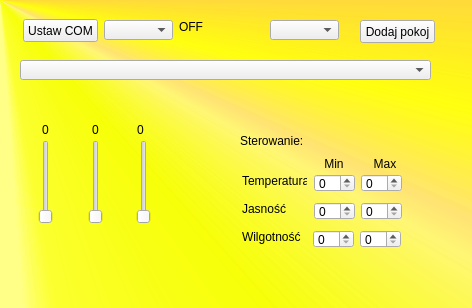
<?xml version="1.0" encoding="UTF-8"?>
<ui version="4.0">
 <class>MainWindow</class>
 <widget class="QMainWindow" name="MainWindow">
  <property name="enabled">
   <bool>true</bool>
  </property>
  <property name="geometry">
   <rect>
    <x>0</x>
    <y>0</y>
    <width>472</width>
    <height>308</height>
   </rect>
  </property>
  <property name="windowTitle">
   <string>MainWindow</string>
  </property>
  <property name="styleSheet">
   <string notr="true">#MainWindow{
background: qconicalgradient(cx:0, cy:0, angle:137.7, stop:0 rgba(230, 255, 0, 86), stop:0.375 rgba(255, 255, 0, 69), stop:0.386364 rgba(251, 255, 0, 145), stop:0.45 rgba(247, 255, 0, 208), stop:0.505682 rgba(255, 244, 71, 130), stop:0.518717 rgba(255, 218, 71, 130), stop:0.5625 rgba(255, 255, 0, 192), stop:0.619318 rgba(255, 203, 0, 130), stop:0.625 rgba(255, 255, 0, 69), stop:1 rgba(255, 255, 0, 69));
}</string>
  </property>
  <widget class="QWidget" name="centralWidget">
   <widget class="QComboBox" name="comboBox">
    <property name="geometry">
     <rect>
      <x>20</x>
      <y>60</y>
      <width>411</width>
      <height>20</height>
     </rect>
    </property>
   </widget>
   <widget class="QLabel" name="label_6">
    <property name="geometry">
     <rect>
      <x>242</x>
      <y>229</y>
      <width>64</width>
      <height>16</height>
     </rect>
    </property>
    <property name="styleSheet">
     <string notr="true">font: 63 italic 9pt &quot;Lato Semibold&quot;;</string>
    </property>
    <property name="text">
     <string>Wilgotność    </string>
    </property>
   </widget>
   <widget class="QSpinBox" name="spinBox_5">
    <property name="geometry">
     <rect>
      <x>313</x>
      <y>230</y>
      <width>41</width>
      <height>18</height>
     </rect>
    </property>
    <property name="maximum">
     <number>255</number>
    </property>
   </widget>
   <widget class="QSpinBox" name="spinBox_6">
    <property name="geometry">
     <rect>
      <x>360</x>
      <y>230</y>
      <width>41</width>
      <height>18</height>
     </rect>
    </property>
    <property name="maximum">
     <number>255</number>
    </property>
   </widget>
   <widget class="QLabel" name="label_5">
    <property name="geometry">
     <rect>
      <x>242</x>
      <y>201</y>
      <width>65</width>
      <height>16</height>
     </rect>
    </property>
    <property name="styleSheet">
     <string notr="true">font: 63 italic 9pt &quot;Lato Semibold&quot;;</string>
    </property>
    <property name="text">
     <string>Jasność         </string>
    </property>
   </widget>
   <widget class="QSpinBox" name="spinBox_3">
    <property name="geometry">
     <rect>
      <x>314</x>
      <y>202</y>
      <width>41</width>
      <height>18</height>
     </rect>
    </property>
    <property name="maximum">
     <number>255</number>
    </property>
   </widget>
   <widget class="QSpinBox" name="spinBox_4">
    <property name="geometry">
     <rect>
      <x>361</x>
      <y>202</y>
      <width>41</width>
      <height>18</height>
     </rect>
    </property>
    <property name="maximum">
     <number>255</number>
    </property>
   </widget>
   <widget class="QLabel" name="label_9">
    <property name="geometry">
     <rect>
      <x>130</x>
      <y>120</y>
      <width>21</width>
      <height>20</height>
     </rect>
    </property>
    <property name="text">
     <string>0</string>
    </property>
    <property name="alignment">
     <set>Qt::AlignCenter</set>
    </property>
   </widget>
   <widget class="QSlider" name="verticalSlider_3">
    <property name="enabled">
     <bool>false</bool>
    </property>
    <property name="geometry">
     <rect>
      <x>128</x>
      <y>140</y>
      <width>31</width>
      <height>84</height>
     </rect>
    </property>
    <property name="maximum">
     <number>255</number>
    </property>
    <property name="orientation">
     <enum>Qt::Vertical</enum>
    </property>
   </widget>
   <widget class="QLabel" name="label_8">
    <property name="geometry">
     <rect>
      <x>85</x>
      <y>120</y>
      <width>21</width>
      <height>20</height>
     </rect>
    </property>
    <property name="text">
     <string>0</string>
    </property>
    <property name="alignment">
     <set>Qt::AlignCenter</set>
    </property>
   </widget>
   <widget class="QSlider" name="verticalSlider_2">
    <property name="enabled">
     <bool>false</bool>
    </property>
    <property name="geometry">
     <rect>
      <x>80</x>
      <y>140</y>
      <width>31</width>
      <height>84</height>
     </rect>
    </property>
    <property name="maximum">
     <number>255</number>
    </property>
    <property name="orientation">
     <enum>Qt::Vertical</enum>
    </property>
   </widget>
   <widget class="QLabel" name="label_4">
    <property name="geometry">
     <rect>
      <x>242</x>
      <y>173</y>
      <width>65</width>
      <height>16</height>
     </rect>
    </property>
    <property name="styleSheet">
     <string notr="true">font: 63 italic 9pt &quot;Lato Semibold&quot;;</string>
    </property>
    <property name="text">
     <string>Temperatura </string>
    </property>
   </widget>
   <widget class="QLabel" name="label_10">
    <property name="geometry">
     <rect>
      <x>321</x>
      <y>154</y>
      <width>111</width>
      <height>20</height>
     </rect>
    </property>
    <property name="styleSheet">
     <string notr="true">font: 63 italic 9pt &quot;Lato Semibold&quot;;</string>
    </property>
    <property name="text">
     <string> Min         Max</string>
    </property>
   </widget>
   <widget class="QSpinBox" name="spinBox">
    <property name="geometry">
     <rect>
      <x>314</x>
      <y>174</y>
      <width>41</width>
      <height>18</height>
     </rect>
    </property>
    <property name="maximum">
     <number>255</number>
    </property>
   </widget>
   <widget class="QSpinBox" name="spinBox_2">
    <property name="geometry">
     <rect>
      <x>361</x>
      <y>174</y>
      <width>41</width>
      <height>18</height>
     </rect>
    </property>
    <property name="maximum">
     <number>255</number>
    </property>
   </widget>
   <widget class="QLabel" name="label_7">
    <property name="geometry">
     <rect>
      <x>35</x>
      <y>120</y>
      <width>21</width>
      <height>20</height>
     </rect>
    </property>
    <property name="text">
     <string>0</string>
    </property>
    <property name="alignment">
     <set>Qt::AlignCenter</set>
    </property>
   </widget>
   <widget class="QSlider" name="verticalSlider">
    <property name="enabled">
     <bool>false</bool>
    </property>
    <property name="geometry">
     <rect>
      <x>30</x>
      <y>140</y>
      <width>31</width>
      <height>84</height>
     </rect>
    </property>
    <property name="maximum">
     <number>255</number>
    </property>
    <property name="orientation">
     <enum>Qt::Vertical</enum>
    </property>
   </widget>
   <widget class="QComboBox" name="comboBox_2">
    <property name="geometry">
     <rect>
      <x>270</x>
      <y>20</y>
      <width>69</width>
      <height>20</height>
     </rect>
    </property>
    <property name="styleSheet">
     <string notr="true">font: 63 italic 9pt &quot;Lato Semibold&quot;;</string>
    </property>
   </widget>
   <widget class="QPushButton" name="pushButton">
    <property name="geometry">
     <rect>
      <x>360</x>
      <y>20</y>
      <width>75</width>
      <height>23</height>
     </rect>
    </property>
    <property name="styleSheet">
     <string notr="true">font: 63 italic 9pt &quot;Lato Semibold&quot;;</string>
    </property>
    <property name="text">
     <string>Dodaj pokoj</string>
    </property>
   </widget>
   <widget class="QPushButton" name="b1">
    <property name="geometry">
     <rect>
      <x>23</x>
      <y>19</y>
      <width>75</width>
      <height>23</height>
     </rect>
    </property>
    <property name="styleSheet">
     <string notr="true">font: 63 italic 9pt &quot;Lato Semibold&quot;;</string>
    </property>
    <property name="text">
     <string>Ustaw COM</string>
    </property>
   </widget>
   <widget class="QComboBox" name="c1">
    <property name="geometry">
     <rect>
      <x>104</x>
      <y>20</y>
      <width>69</width>
      <height>20</height>
     </rect>
    </property>
    <property name="styleSheet">
     <string notr="true">font: 63 italic 9pt &quot;Lato Semibold&quot;;</string>
    </property>
   </widget>
   <widget class="QLabel" name="l1">
    <property name="geometry">
     <rect>
      <x>179</x>
      <y>19</y>
      <width>51</width>
      <height>16</height>
     </rect>
    </property>
    <property name="styleSheet">
     <string notr="true">font: 63 italic 9pt &quot;Lato Semibold&quot;;</string>
    </property>
    <property name="text">
     <string>OFF</string>
    </property>
   </widget>
   <widget class="QLabel" name="label_2">
    <property name="geometry">
     <rect>
      <x>80</x>
      <y>230</y>
      <width>31</width>
      <height>31</height>
     </rect>
    </property>
    <property name="text">
     <string/>
    </property>
    <property name="pixmap">
     <pixmap resource="Grafika/grafika.qrc">:/new/prefix1/zar.jpg</pixmap>
    </property>
   </widget>
   <widget class="QLabel" name="label">
    <property name="geometry">
     <rect>
      <x>30</x>
      <y>230</y>
      <width>41</width>
      <height>31</height>
     </rect>
    </property>
    <property name="text">
     <string/>
    </property>
    <property name="pixmap">
     <pixmap resource="Grafika/grafika.qrc">:/new/prefix1/termometr.jpg</pixmap>
    </property>
   </widget>
   <widget class="QLabel" name="label_11">
    <property name="geometry">
     <rect>
      <x>130</x>
      <y>230</y>
      <width>31</width>
      <height>31</height>
     </rect>
    </property>
    <property name="text">
     <string/>
    </property>
    <property name="pixmap">
     <pixmap resource="Grafika/grafika.qrc">:/new/prefix1/krop.jpg</pixmap>
    </property>
   </widget>
   <widget class="QLabel" name="label_3">
    <property name="geometry">
     <rect>
      <x>240</x>
      <y>130</y>
      <width>91</width>
      <height>21</height>
     </rect>
    </property>
    <property name="styleSheet">
     <string notr="true">font: 12pt &quot;Impact&quot;;</string>
    </property>
    <property name="text">
     <string>Sterowanie:</string>
    </property>
   </widget>
   <zorder>label_5</zorder>
   <zorder>spinBox_3</zorder>
   <zorder>spinBox_4</zorder>
   <zorder>label_9</zorder>
   <zorder>label_8</zorder>
   <zorder>verticalSlider_2</zorder>
   <zorder>label_4</zorder>
   <zorder>label_10</zorder>
   <zorder>spinBox</zorder>
   <zorder>spinBox_2</zorder>
   <zorder>label_7</zorder>
   <zorder>verticalSlider</zorder>
   <zorder>pushButton</zorder>
   <zorder>comboBox_2</zorder>
   <zorder>l1</zorder>
   <zorder>c1</zorder>
   <zorder>b1</zorder>
   <zorder>verticalSlider_3</zorder>
   <zorder>comboBox</zorder>
   <zorder>label_6</zorder>
   <zorder>spinBox_5</zorder>
   <zorder>spinBox_6</zorder>
   <zorder>label_2</zorder>
   <zorder>label</zorder>
   <zorder>label_11</zorder>
   <zorder>label_3</zorder>
  </widget>
  <widget class="QMenuBar" name="menuBar">
   <property name="geometry">
    <rect>
     <x>0</x>
     <y>0</y>
     <width>472</width>
     <height>21</height>
    </rect>
   </property>
  </widget>
 </widget>
 <layoutdefault spacing="6" margin="11"/>
 <resources>
  <include location="Grafika/grafika.qrc"/>
 </resources>
 <connections>
  <connection>
   <sender>verticalSlider_2</sender>
   <signal>valueChanged(int)</signal>
   <receiver>label_8</receiver>
   <slot>setNum(int)</slot>
   <hints>
    <hint type="sourcelabel">
     <x>94</x>
     <y>162</y>
    </hint>
    <hint type="destinationlabel">
     <x>77</x>
     <y>134</y>
    </hint>
   </hints>
  </connection>
  <connection>
   <sender>verticalSlider_3</sender>
   <signal>valueChanged(int)</signal>
   <receiver>label_9</receiver>
   <slot>setNum(int)</slot>
   <hints>
    <hint type="sourcelabel">
     <x>155</x>
     <y>160</y>
    </hint>
    <hint type="destinationlabel">
     <x>138</x>
     <y>138</y>
    </hint>
   </hints>
  </connection>
  <connection>
   <sender>verticalSlider</sender>
   <signal>valueChanged(int)</signal>
   <receiver>label_7</receiver>
   <slot>setNum(int)</slot>
   <hints>
    <hint type="sourcelabel">
     <x>37</x>
     <y>155</y>
    </hint>
    <hint type="destinationlabel">
     <x>23</x>
     <y>133</y>
    </hint>
   </hints>
  </connection>
 </connections>
</ui>
